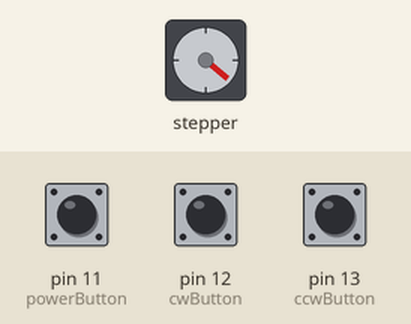
The sketch below on a simulated Arduino Uno, built with avr-gcc and run on an emulated ATmega328P. Parts: stepper motor. The test bench sets the inputs (shaded band); at power-on: pin 11 (powerButton) LOW, pin 12 (cwButton) LOW, pin 13 (ccwButton) LOW. Stepper angles assume 36 steps per turn.

Above: at 1.25 s.
1.3 s: pin 11 (powerButton) pulled HIGH for 0.15 s
At 1.8 s:
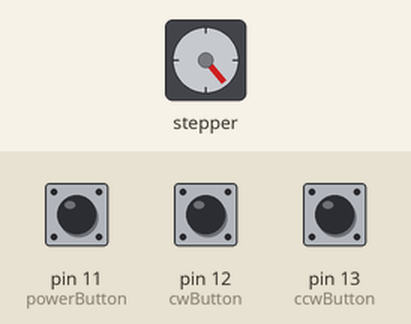
2.9 s: pin 12 (cwButton) pulled HIGH for 0.15 s
At 3.55 s:
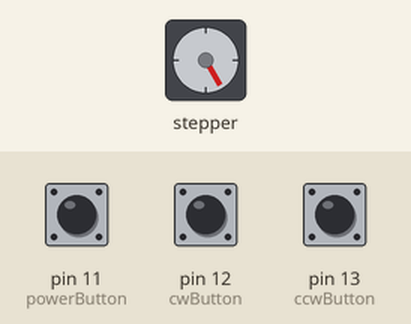
At 3.95 s:
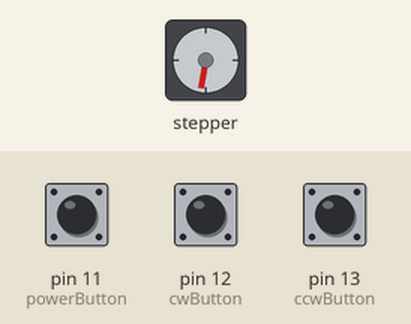
5.9 s: pin 13 (ccwButton) pulled HIGH for 3.2 s
At 6.3 s:
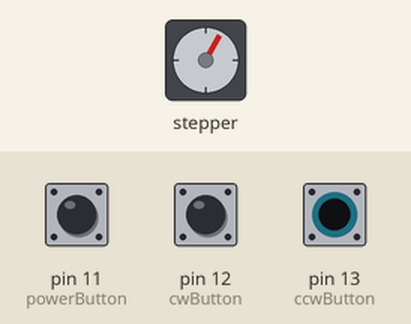
12.1 s: pin 12 (cwButton) pulled HIGH for 1 s
16.1 s: pin 12 (cwButton) pulled HIGH for 3.2 s
20.8 s: pin 13 (ccwButton) pulled HIGH for 0.15 s
Timing chart, 0 to 24.8 s (numbered marks = the images above; inputs shaded):
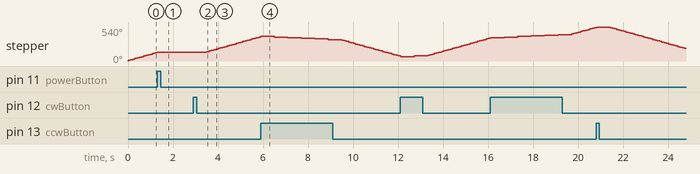

The sketch:

StepperMotor.ino
```cpp
#include <Stepper.h>

const int stepsPerRevolution = 36;  // change this to fit the number of steps per revolution
// for your motor

const int powerButton = 11;
const int cwButton = 12;
const int ccwButton = 13;

int motorDirection  = 1;
boolean on = true;

Stepper myStepper(stepsPerRevolution, 6, 4 , 10, 9);

void setup() {
  pinMode(4, OUTPUT);
  pinMode(6, OUTPUT);
  pinMode(9, OUTPUT);
  pinMode(10, OUTPUT);
  pinMode(powerButton, INPUT);
  pinMode(cwButton, INPUT);
  pinMode(ccwButton, INPUT);
}

void loop() {
  if(on){
    myStepper.step(1 * motorDirection); //rotate 10 degree.
  }

  if(digitalRead(powerButton) == HIGH){
    on = false;
    delay(500);
  }

  if(digitalRead(cwButton) == HIGH){
    if(!on) {on = true;}
    motorDirection = 1;
    delay(500);
  }

  if(digitalRead(ccwButton) == HIGH){
    if(!on) {on = true;}
    motorDirection = -1;
    delay(500);
  }

    delay(100);
}
```

Measured:
- after the input at 1.3 s, stepper: goes on until 1.3 s, then stays 140°
- after the input at 2.9 s, stepper: keeps turning clockwise at about 104°/s, starting after 0.60 s
- by itself, stepper: keeps turning clockwise at about 108°/s
